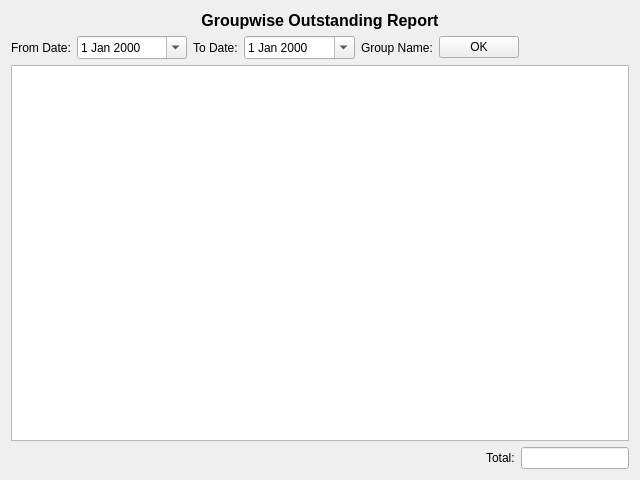
<?xml version="1.0" encoding="UTF-8"?>
<ui version="4.0">
 <class>GroupwiseOutstanding</class>
 <widget class="QWidget" name="GroupwiseOutstanding">
  <property name="geometry">
   <rect>
    <x>0</x>
    <y>0</y>
    <width>640</width>
    <height>480</height>
   </rect>
  </property>
  <property name="windowTitle">
   <string>Form</string>
  </property>
  <layout class="QVBoxLayout" name="verticalLayout">
   <item>
    <widget class="QLabel" name="label">
     <property name="font">
      <font>
       <pointsize>12</pointsize>
       <weight>75</weight>
       <bold>true</bold>
      </font>
     </property>
     <property name="text">
      <string>Groupwise Outstanding Report</string>
     </property>
     <property name="alignment">
      <set>Qt::AlignCenter</set>
     </property>
    </widget>
   </item>
   <item>
    <layout class="QHBoxLayout" name="horizontalLayout" stretch="0,1,0,1,0,0,0,1,0">
     <property name="spacing">
      <number>6</number>
     </property>
     <item>
      <widget class="QLabel" name="fromDateLabel">
       <property name="text">
        <string>From Date:</string>
       </property>
      </widget>
     </item>
     <item>
      <widget class="QDateEdit" name="fromDateDateEdit">
       <property name="calendarPopup">
        <bool>true</bool>
       </property>
      </widget>
     </item>
     <item>
      <widget class="QLabel" name="toDateLabel">
       <property name="text">
        <string>To Date:</string>
       </property>
      </widget>
     </item>
     <item>
      <widget class="QDateEdit" name="toDateDateEdit">
       <property name="calendarPopup">
        <bool>true</bool>
       </property>
      </widget>
     </item>
     <item>
      <widget class="QLabel" name="groupNameLabel">
       <property name="text">
        <string>Group Name:</string>
       </property>
      </widget>
     </item>
     <item>
      <layout class="QHBoxLayout" name="groupLay"/>
     </item>
     <item>
      <widget class="QPushButton" name="pushButton">
       <property name="text">
        <string>OK</string>
       </property>
      </widget>
     </item>
     <item>
      <spacer name="horizontalSpacer">
       <property name="orientation">
        <enum>Qt::Horizontal</enum>
       </property>
       <property name="sizeHint" stdset="0">
        <size>
         <width>40</width>
         <height>20</height>
        </size>
       </property>
      </spacer>
     </item>
     <item>
      <layout class="QHBoxLayout" name="extrasLayout"/>
     </item>
    </layout>
   </item>
   <item>
    <widget class="QTableView" name="tableView">
     <property name="selectionBehavior">
      <enum>QAbstractItemView::SelectRows</enum>
     </property>
    </widget>
   </item>
   <item>
    <layout class="QHBoxLayout" name="horizontalLayout_2" stretch="1,0,0">
     <item>
      <spacer name="horizontalSpacer_2">
       <property name="orientation">
        <enum>Qt::Horizontal</enum>
       </property>
       <property name="sizeHint" stdset="0">
        <size>
         <width>40</width>
         <height>20</height>
        </size>
       </property>
      </spacer>
     </item>
     <item>
      <widget class="QLabel" name="totalLabel">
       <property name="text">
        <string>Total:</string>
       </property>
      </widget>
     </item>
     <item>
      <widget class="QLineEdit" name="totalLineEdit"/>
     </item>
    </layout>
   </item>
  </layout>
  <zorder>tableView</zorder>
  <zorder>label</zorder>
 </widget>
 <resources/>
 <connections/>
</ui>
